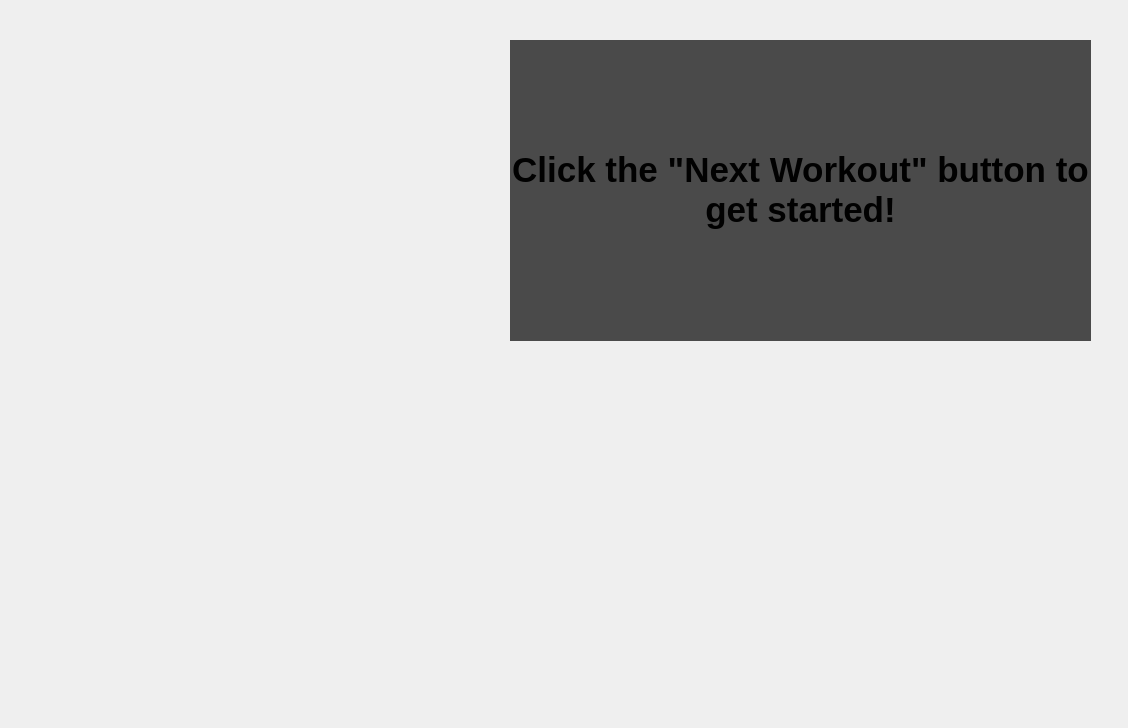
<?xml version="1.0" encoding="UTF-8"?>
<ui version="4.0">
 <class>QtUpperBody</class>
 <widget class="QDialog" name="QtUpperBody">
  <property name="geometry">
   <rect>
    <x>0</x>
    <y>0</y>
    <width>1128</width>
    <height>728</height>
   </rect>
  </property>
  <property name="windowTitle">
   <string>Dialog</string>
  </property>
  <property name="styleSheet">
   <string notr="true">QDialog {border-image: url(:/upperBackground);}
QLabel { background: transparent; }</string>
  </property>
  <widget class="QLabel" name="label">
   <property name="geometry">
    <rect>
     <x>30</x>
     <y>30</y>
     <width>441</width>
     <height>321</height>
    </rect>
   </property>
   <property name="text">
    <string/>
   </property>
   <property name="pixmap">
    <pixmap resource="QtStarterResources.qrc">:/upperBodyChalk</pixmap>
   </property>
   <property name="scaledContents">
    <bool>true</bool>
   </property>
   <property name="wordWrap">
    <bool>true</bool>
   </property>
  </widget>
  <widget class="QPushButton" name="upperPushButton">
   <property name="geometry">
    <rect>
     <x>770</x>
     <y>580</y>
     <width>421</width>
     <height>161</height>
    </rect>
   </property>
   <property name="autoFillBackground">
    <bool>false</bool>
   </property>
   <property name="styleSheet">
    <string notr="true">background-color: transparent;
border-image: url(:/next);
background: none;
border: none;
background-repeat: none;
</string>
   </property>
   <property name="text">
    <string/>
   </property>
  </widget>
  <widget class="QLabel" name="upperWorkoutOutputUI">
   <property name="geometry">
    <rect>
     <x>510</x>
     <y>40</y>
     <width>581</width>
     <height>301</height>
    </rect>
   </property>
   <property name="font">
    <font>
     <pointsize>26</pointsize>
     <weight>75</weight>
     <bold>true</bold>
    </font>
   </property>
   <property name="styleSheet">
    <string notr="true">background-color: rgb(74, 74, 74);
</string>
   </property>
   <property name="text">
    <string>&lt;html&gt;&lt;head/&gt;&lt;body&gt;&lt;p&gt;&lt;span style=&quot; color:#010101;&quot;&gt;Click the &amp;quot;Next Workout&amp;quot; button to get started!&lt;/span&gt;&lt;/p&gt;&lt;/body&gt;&lt;/html&gt;</string>
   </property>
   <property name="scaledContents">
    <bool>false</bool>
   </property>
   <property name="alignment">
    <set>Qt::AlignCenter</set>
   </property>
   <property name="wordWrap">
    <bool>true</bool>
   </property>
  </widget>
  <widget class="QPushButton" name="closePushButton">
   <property name="geometry">
    <rect>
     <x>410</x>
     <y>580</y>
     <width>421</width>
     <height>161</height>
    </rect>
   </property>
   <property name="autoFillBackground">
    <bool>false</bool>
   </property>
   <property name="styleSheet">
    <string notr="true">background-color: transparent;
border-image: url(:/close);
background: none;
border: none;
background-repeat: none;
</string>
   </property>
   <property name="text">
    <string/>
   </property>
  </widget>
 </widget>
 <resources>
  <include location="QtStarterResources.qrc"/>
 </resources>
 <connections/>
</ui>
